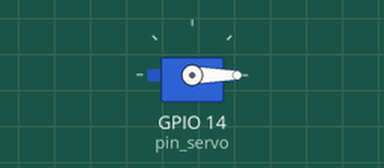
This sketch was run on a simulated ESP32. Parts: servo.

Above: at 0.05 s.
At 3.0 s:
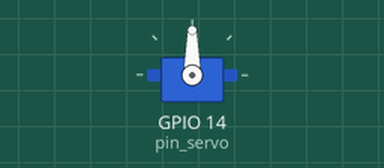
At 6.0 s:
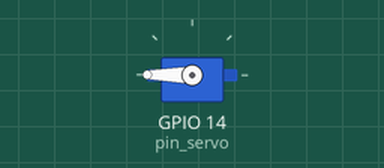
Timing chart, 0 to 7.8 s (numbered marks = the images above):
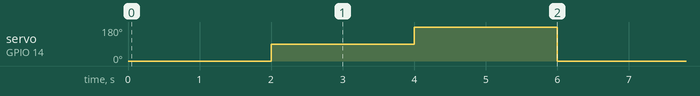

Measured:
- by itself, servo on GPIO 14 (pin_servo): repeats every 6.0 s: 180° 2.0 s, 0° 2.0 s, 90° 2.0 s

The sketch:

servo.ino
```cpp
#include <ESP32Servo.h>

#define pin_servo 14

Servo myservo;

void setup(){
  // put your setup code here, to run once:
  myservo.attach(pin_servo);
}

void loop() {
  // put your main code here, to run repeatedly:
  myservo.write(0);
  delay(2000);
  myservo.write(90);
  delay(2000);
  myservo.write(180);
  delay(2000);

  /*
  myservo.write(90);
  delay(2000);
  myservo.write(180);
  delay(2000);
  myservo.write(90);
  delay(2000);
  */

}
```
